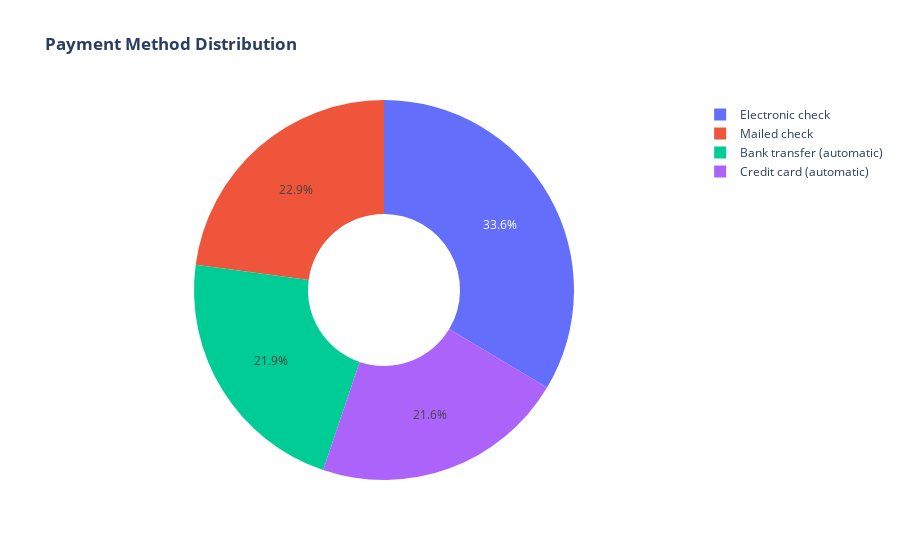

Write notebook code for a chart like this one.
### Code cell
labels = df['PaymentMethod'].unique()
values = df['PaymentMethod'].value_counts()

fig = go.Figure(data=[go.Pie(labels=labels, values=values, hole=.4)])
fig.update_layout(title_text="<b>Payment Method Distribution</b>")
fig.show()

### Figure 1 — Plotly figure (JSON) as saved in the notebook; plotly's stock layout.template omitted (floating-point values rounded to 4 significant figures)
{"data": [{"hole": 0.4, "labels": ["Electronic check", "Mailed check", "Bank transfer (automatic)", "Credit card (automatic)"], "type": "pie", "values": [2365, 1612, 1544, 1522]}], "layout": {"title": {"text": "<b>Payment Method Distribution</b>"}}}
